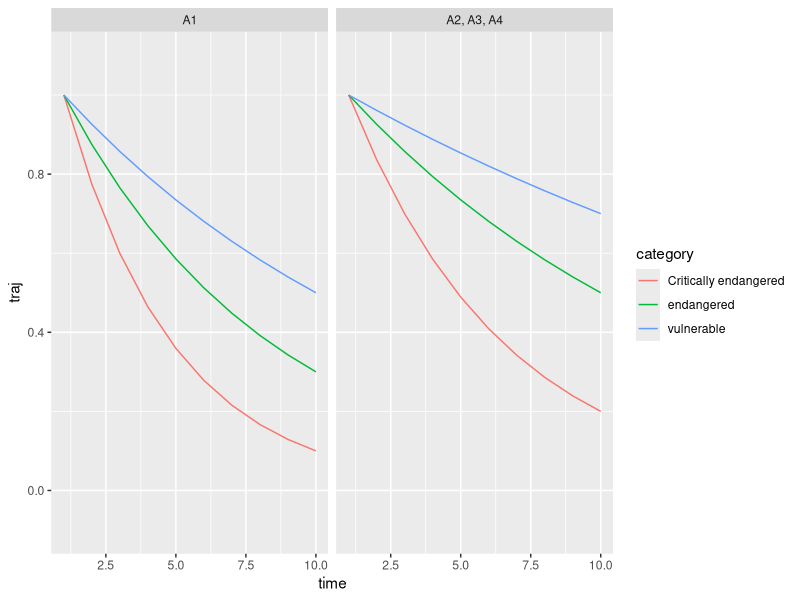
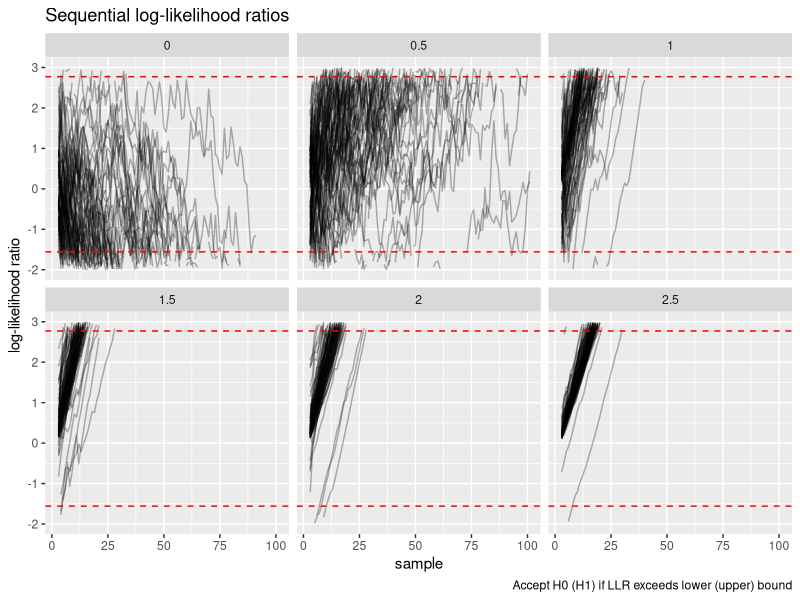
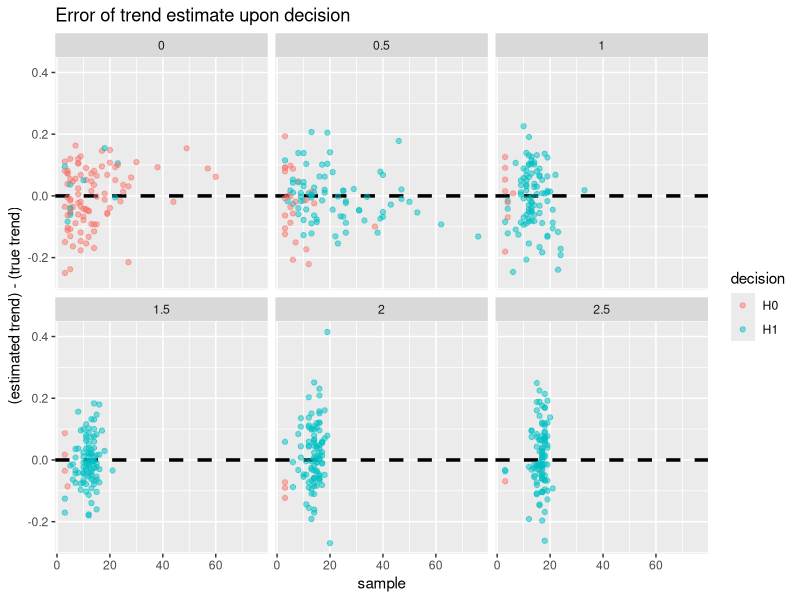
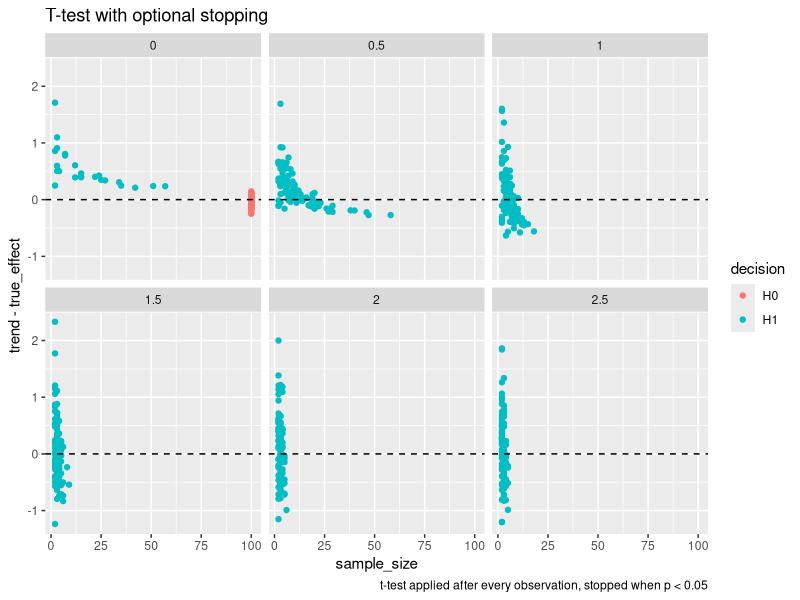
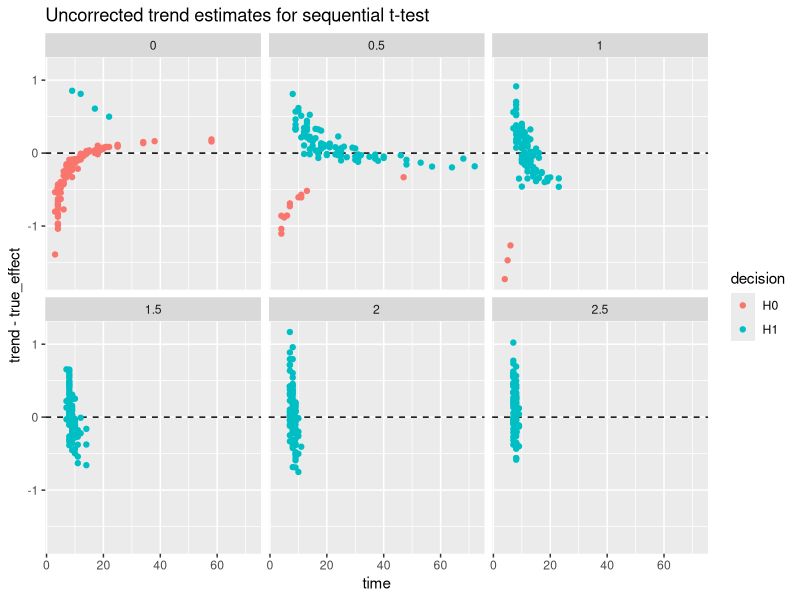
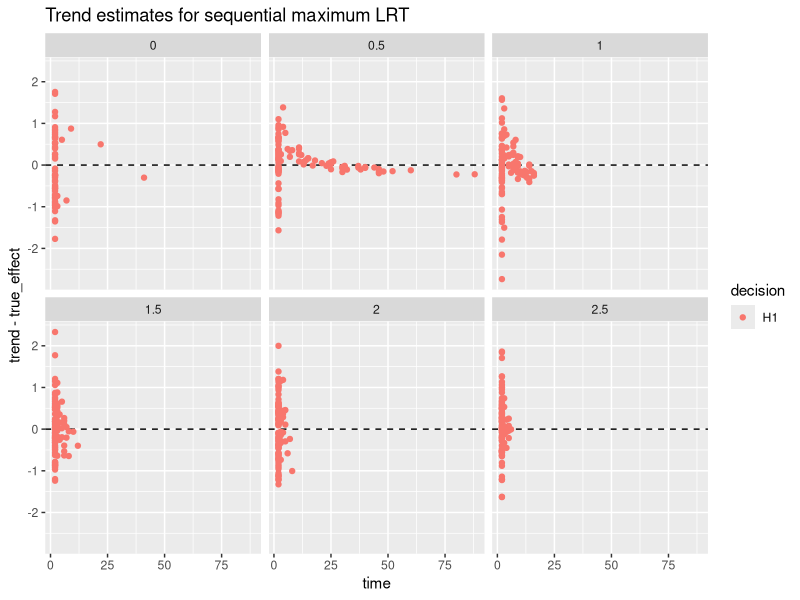

Reproduce these figures in R, in order. (Note: a time limit stopped this script after it produced the figures.)
## ---- chunk 1
knitr::opts_chunk$set(echo = TRUE)
library(tidyverse)
## ---- chunk 2
# https://nc.iucnredlist.org/redlist/content/attachment_files/summary_sheet_en_web.pdf
iucn_crit <- expand_grid(subcriteria = c("A1", "A2, A3, A4"),
                         category = c("Critically endangered", "endangered", "vulnerable")) %>%
  add_column(threshold = c(0.9, 0.7, 0.5, 0.8, 0.5, 0.3))


timespan = 9 # for decadal trend assuming initial population size at t = 0
# compute trend parameter to satisfy IUCN threshold
iucn_crit <- 
  iucn_crit %>%
  mutate(trend = log(1-threshold)/timespan
         ,linear_trend = -(1 - threshold) / timespan)

iucn_crit %>% 
  mutate(threshold = paste(threshold*100, "%")) %>%
  arrange(category) %>%
  knitr::kable(digits = 3, caption = "IUCN Red List criteria A",
               col.names = c("sub-criteria", "threat category", "10-year % decrease", "exp. trend (r)", "lin. trend (r)" ))
## ---- chunk 3
iucn_crit %>%
  rowwise() %>%
  mutate(traj = list(exp(trend*0:9))) %>%
  unnest(traj) %>%
  group_by(category, subcriteria) %>%
  mutate(time = row_number()) %>%
  ggplot() +
  geom_line(aes(x = time, y = traj, col = category)) +
  facet_wrap(~subcriteria) +
  ylim(-0.1,1.1)
## ---- chunk 4
run_stat <- function(x,
                     alternative = NA,
                     null = 0) {
  # add checks here
  
  # init vectors for statistics
  m_ <- vector("numeric", length = length(x))
  s_ <- sd_0 <- s_0 <- s2_mle <- sd_mle <- s2_ <- sd_ <- m_
  
  if (is.na(alternative)) { # if alternative hypothesis is one sided and composite
    # init value of mean is x1. All other init values are 0
    m_[1] <- x[1]
    
    # calculate running statistics
    for (i in 2:length(x)) {
      m_[i] <- m_[i - 1] + (x[i] - m_[i - 1]) / i
      s_[i]  <- s_[i - 1] + (x[i] - m_[i - 1]) * (x[i] - m_[i])
      s2_mle[i] <- s_[i] / (i)
      sd_mle[i] <- sqrt(s2_mle[i])
      s2_[i] <- s_[i] / (i - 1)
      sd_[i] <- sqrt(s2_[i])
      # under null that r = 0
      s_0[i] <- s_0[i - 1] + (x[i] - 0) * (x[i] - 0)
      sd_0[i] <- sqrt(s_0[i] / i)
    }    
    
  } else { # if alternative is point hypothesis
    m_[1] <- alternative
    # calculate running statistics
    for (i in 2:length(x)) {
      m_[i] <- alternative + (x[i] - alternative) / i
      s_[i]  <- s_[i - 1] + (x[i] - alternative) * (x[i] - alternative)
      s2_mle[i] <- s_[i] / (i)
      sd_mle[i] <- sqrt(s2_mle[i])
      #s2_[i] <- s_[i]/(i-1)
      #sd_[i] <- sqrt(s2_[i])
      # under null that r = 0
      s_0[i] <- s_0[i - 1] + (x[i] - null) * (x[i] - null)
      sd_0[i] <- sqrt(s_0[i] / i)
    }
  }
  # return: id = observation number, obs = observation value, mu_mle, sd_mle, sd_corrected
  return(tidyr::tibble(
    diff_1 = x,
    mu_mle = m_,
    sd_mle,
    #sd_corrected = sd_,
    sd_null = sd_0
  )) # %>% tibble::rowid_to_column(var = "id"))
  #return(tidyr::tibble(diff_1 = c(NA,x), mu_mle = c(NA,m_), sd_mle = c(NA,sd_mle), sd_corrected = c(NA,sd_) )) # %>% tibble::rowid_to_column(var = "id"))
}

# apply FUNC cumulatively when NA are present
# https://stackoverflow.com/questions/25576358/calculate-cumsum-while-ignoring-na-values/25576972
cumSkipNA <- function(x, FUNC)
{
  d <- deparse(substitute(FUNC))
  funs <- c("max", "min", "prod", "sum")
  stopifnot(is.vector(x), is.numeric(x), d %in% funs)
  FUNC <- match.fun(paste0("cum", d))
  x[!is.na(x)] <- FUNC(x[!is.na(x)])
  x
}

## ---- chunk 5
seq_test <- function(diffs, min_effect = NA, true_effect = NA, type1, type2) {
  
  # run sequential test on first differences
  out <-
    run_stat(diffs, alternative = min_effect, null = 0) %>% # compute running mean and standard deviation
    mutate(loglik_alt = dnorm(x = diff_1, mean = min_effect,#max(c(min_effect, mu_mle), na.rm = TRUE) , 
                              sd = sd_mle, log = TRUE),   # loglik of difference under alternative
           loglik_null = dnorm(x = diff_1, mean = 0, sd = sd_null, log = TRUE)) %>%  # loglik of difference under null
    mutate(loglik_alt = ifelse(is.infinite(loglik_alt), NA, loglik_alt), # remove inital NA value of each log likelihood
           loglik_null = ifelse(is.infinite(loglik_null), NA, loglik_null)) %>%
    mutate(llr = cumSkipNA(loglik_alt, sum) - cumSkipNA(loglik_null, sum)) %>% # get loglikelikhood ratio
    mutate(upper = log( (1-type2) / type1), # compute wald decision boundaries
           lower = log( type2 / (1 - type1))) %>%
    mutate(decision = case_when(llr <= upper & llr >= lower ~ "?", # get decision
                                llr > upper ~ "H1",
                                llr < lower ~ "H0")) %>%
    # add other info
    mutate(time = row_number() + 1, # define timepoints
           true_effect = true_effect,
           min_effect = min_effect,
           type1 = type1,
           type2 = type2) 
  return(out)
}

get_decision <- function(data) {
    
    # get time of decision
    out <- data %>% 
      filter(decision != "?") %>% 
      arrange(time) %>%
      slice(1) %>%
      select(time, decision, min_effect, true_effect, type1, type2)
    # get naive trend estimate
    out$trend <- data %>% pull(diff_1) %>% mean(na.rm = TRUE)
    return(out)
}

## ---- chunk 6
set.seed(123)

# set params
nreplicates <- 100
effect_size <- seq(0, by = 0.5, length.out = 6)
d_true_vec <- rep(effect_size, each = nreplicates)
d_relevant <- 0.5
d_relevant_vec <- rep(d_relevant, length = length(d_true_vec))
tmax <- 100

# simulate differences
diff_list <- lapply(seq_along(d_true_vec), function(x) rnorm(n = tmax, mean = d_true_vec[x], sd = 1))

# get result of naive sequential test
# simple null and simple alternative
seq_test_list <-
  lapply(seq_along(d_true_vec), function(x)
       seq_test(diff_list[[x]], min_effect = d_relevant_vec[x], true_effect = d_true_vec[x], 
                type1 = 0.05, type2 = 0.2))

# get decision, sample size, and trend estimate
# simple null and alternative
seq_result_df <-
  lapply(seq_test_list, function(x) get_decision(x)) %>%
  bind_rows()
## ---- chunk 7
seq_result_df %>%
  group_by(min_effect, true_effect) %>%
  summarise(accept = sum(decision == "H0")/nreplicates,
            reject = sum(decision == "H1")/nreplicates,
            no_decision = 1 - accept - reject,
            asn = ceiling(mean(time)),
            trend = mean(trend)) %>%
  knitr::kable(digits = 2)
## ---- chunk 8
seq_test_df <- seq_test_list %>% bind_rows(.id = "sim")

seq_test_df %>%
  group_by(sim) %>%
  mutate(time = row_number() + 1) %>%
  ggplot() +
  geom_line(aes(x = time, y = llr, group = sim), alpha = 0.3) +
  geom_hline(aes(yintercept = upper), linetype = "dashed", col = "red") +
  geom_hline(aes(yintercept = lower), linetype = "dashed", col = "red") +
  facet_wrap(~true_effect) +
  ylim(-2, 3) +
  labs(title = "Sequential log-likelihood ratios",
       caption = "Accept H0 (H1) if LLR exceeds lower (upper) bound",
       y = "log-likelihood ratio",
       x = "sample")
## ---- chunk 9
seq_result_df %>%
  mutate(error = trend - true_effect) %>%
  ggplot() +
  geom_hline(yintercept = 0, linetype = "dashed", size = 1.2) +
  geom_point(aes(x = time, y = error, col = decision), alpha = 0.5) +
  facet_wrap(~true_effect) +
  labs(title = "Error of trend estimate upon decision",
       x = "sample",
       y = "(estimated trend) - (true trend)")
## ---- chunk 10
# fixed sample size effect size for one sided t-test
# assume sd is known
tibble(effect_size = effect_size[effect_size > 0]) %>%
  rowwise() %>%
  mutate(sample_size =  power.t.test(delta = effect_size, sd = 1, sig.level = 0.05, power = 0.8, 
                                     type = "one.sample", alternative = "one.sided")$n,
         sample_size = ceiling(sample_size)) %>%
  # rowwise() %>%
  # mutate(sample_size = power_t$n)
  knitr::kable()
## ---- chunk 11
# initialize list to store results
ttest_list <- vector("list", length = length(diff_list))

# for each time series, apply the one sided t-test after every observation
# stop and make decision at first time p < 0.05
# return a list containing t.test object
for (tseries in seq_along(diff_list)) {
  
  for (samp in 2:tmax) {
    # calc t test repeatedly as data "accumulates"
    ttest_list[[tseries]] <- t.test(diff_list[[tseries]][1:samp], alternative = "greater", conf.level = 0.95)
    
    # stop if p-value < 0.05
    if (ttest_list[[tseries]]$p.value < 0.05) break
  }
}

# make a df from the list of t.test objects
unlisted <- unlist(ttest_list)
rep_t_df <- tibble(true_effect = d_true_vec
      ,p = unlisted[names(unlisted) == "p.value"] %>% as.numeric()
      , sample_size = unlisted[names(unlisted) == "parameter.df"] %>% as.numeric() + 1
      , trend = unlisted[names(unlisted) == "estimate.mean of x"] %>% as.numeric() 
      , stderr = unlisted[names(unlisted) == "stderr"] %>% as.numeric() ) %>%
  mutate(decision = ifelse(p < 0.05, "H1", "H0"))

## ---- chunk 12
rep_t_df %>%
  ggplot() +
  geom_point(aes(x = sample_size, y = trend - true_effect, col = decision)) +
  geom_hline(yintercept = 0, linetype = "dashed") +
  facet_wrap(~true_effect) +
  labs(title = "T-test with optional stopping",
       caption = "t-test applied after every observation, stopped when p < 0.05")
## ---- chunk 13
rep_t_df %>%
  group_by(true_effect) %>%
  summarise(accept = sum(decision == "H0")/n(),
            reject = sum(decision == "H1")/n(),
            asn = ceiling(mean(sample_size)),
            estimate = mean(trend)) %>%
  knitr::kable(digits = 2)
## ---- chunk 14
# x <- diff_list[[1]]
d <- d_relevant
type1 <- 0.05
type2 <- 0.2
upper <- log( (1-type2) / type1)
lower <- log( type2 / (1 - type1))

# initialize list to store results for each timeseries
ts_list <- vector("list", length = length(diff_list))

# initialize vectors to store likelihood and decision
llr_vec <- estimate_vec <- stderr_vec <- vector("numeric", length = tmax)
decision_vec <- vector("character", length = tmax)

for (tseries in seq_along(diff_list)) {
  for (samp in 2:tmax) {
    # calc t test repeatedly as data "accumulates"
    current_t <- t.test(diff_list[[tseries]][1:samp], alternative = "greater")
    ncp <- d * sqrt(samp)
    llr_vec[samp] <- dt(current_t$statistic, df = (samp - 1), ncp = ncp, log = TRUE) - 
               dt(current_t$statistic, df = (samp - 1), log = TRUE)
    
    # stop if llr outside of continuation region
    decision_vec[samp] <- case_when(llr_vec[samp] <= upper & llr_vec[samp] >= lower ~ "?", # get decision
                                llr_vec[samp] > upper ~ "H1",
                                llr_vec[samp] < lower ~ "H0")
    
    # grab updated trend estimate and standard error after every new observation
    estimate_vec[samp] <- current_t$estimate
    stderr_vec[samp] <- current_t$stderr
}
ts_list[[tseries]] <- tibble(x = diff_list[[tseries]], 
                             true_effect = d_true_vec[tseries],
                             relevant_effect = d,
                             llr = llr_vec, 
                             decision = decision_vec,
                             trend = estimate_vec,
                             stderr = stderr_vec) 
}

seq_t_df <- bind_rows(ts_list, .id = "sim") %>% mutate(sim = as.numeric(sim))

## ---- chunk 15
# get df of rows where first decision is made
seq_t_result <- 
  seq_t_df %>%
  group_by(sim) %>%
  mutate(time = row_number()) %>%
  filter(decision == "H0" | decision == "H1") %>%
  slice(1)

# get operating characteristics of test
seq_t_result %>%  
  group_by(true_effect) %>%
  summarise(accept = sum(decision == "H0")/nreplicates,
            reject = sum(decision == "H1")/nreplicates,
            no_decision = 1 - accept - reject,
            asn = ceiling(mean(time)),
            trend = mean(trend)) %>%
  knitr::kable(digits = 2)
## ---- chunk 16
seq_t_result %>%
  ggplot() +
  geom_hline(yintercept = 0, linetype = "dashed") +
  geom_point(aes(x = time, y = trend - true_effect, col = decision)) +
  facet_wrap(~true_effect) +
  labs(title = "Uncorrected trend estimates for sequential t-test")
## ---- chunk 17
type1 <- 0.05
type2 <- 0.2
upper <- log( (1-type2) / type1)
lower <- log( type2 / (1 - type1))

seq_ml_test_list <- vector("list", length = length(diff_list))

for (tseries in seq_along(diff_list)) {
  # get sequential ml estimates for current time series
  x <- diff_list[[tseries]]
  seq_mle <- run_stat(x)
  mu_vec <- seq_mle$mu_mle
  sd_mle_vec <- seq_mle$sd_mle
  sd_null_vec <- seq_mle$sd_null
  
  # initialize vectors to store LLR and decision
llr_vec <- vector("numeric", length = length(x))
decision_vec <- vector("numeric", length = length(x))
for (samp in 2:length(x)) {
  # compute log-likelihood ratio for observations 1:samp
  llr_vec[samp] <- sum(dnorm(x[1:samp], mean = mu_vec[samp], sd = sd_mle_vec[samp], log = TRUE)) -
                    sum(dnorm(x[1:samp], mean = 0, sd = sd_null_vec[samp], log = TRUE))
  # stop if llr outside of continuation region
    decision_vec[samp] <- case_when(llr_vec[samp] <= upper & llr_vec[samp] >= lower ~ "?", # get decision
                                llr_vec[samp] > upper ~ "H1",
                                llr_vec[samp] < lower ~ "H0")
  }
seq_ml_test_list[[tseries]] <- tibble(x = x, 
                             true_effect = d_true_vec[tseries],
                             llr = llr_vec, 
                             decision = decision_vec,
                             trend = mu_vec,
                             sd = sd_mle_vec) 
}

seq_ml_df <- bind_rows(seq_ml_test_list, .id = "sim") %>% mutate(sim = as.numeric(sim))

## ---- chunk 18
seq_ml_result <-
  seq_ml_df %>%
  group_by(sim) %>%
  mutate(time = row_number()) %>%
  filter(decision == "H0" | decision == "H1") %>%
  slice(1)

seq_ml_result %>%
  group_by(true_effect) %>%
  summarise(accept = sum(decision == "H0")/nreplicates,
            reject = sum(decision == "H1")/nreplicates,
            no_decision = 1 - accept - reject,
            asn = ceiling(mean(time)),
            trend = mean(trend)) %>%
  knitr::kable(digits = 2)
## ---- chunk 19
seq_ml_result %>%
  ggplot() +
  geom_hline(yintercept = 0, linetype = "dashed") +
  geom_point(aes(x = time, y = trend - true_effect, col = decision)) +
  facet_wrap(~true_effect) +
  labs(title = "Trend estimates for sequential maximum LRT")
## ---- chunk 20
knitr::knit_exit()
## ---- chunk 21
d <- 0.5
type1 <- 0.05
type2 <- 0.2
upper <- log( (1-type2) / type1)
lower <- log( type2 / (1 - type1))

seq_ml_test_list <- vector("list", length = length(diff_list))

for (tseries in seq_along(diff_list)) {
  # get sequential ml estimates for current time series
  x <- diff_list[[tseries]]
  seq_mle <- run_stat(x)
  mu_vec <- seq_mle$mu_mle
  sd_mle_vec <- seq_mle$sd_mle
  sd_null_vec <- seq_mle$sd_null
  
  # initialize vectors to store LLR and decision
llr_vec <- vector("numeric", length = length(x))
decision_vec <- vector("numeric", length = length(x))
for (samp in 2:length(x)) {
  # compute log-likelihood ratio for observations 1:samp
  llr_vec[samp] <- sum(dnorm(x[1:samp], mean = mu_vec[samp], sd = sd_mle_vec[samp], log = TRUE)) -
                    sum(dnorm(x[1:samp], mean = 0, sd = sd_null_vec[samp], log = TRUE))
  # stop if llr outside of continuation region
    decision_vec[samp] <- case_when(llr_vec[samp] <= upper & llr_vec[samp] >= lower ~ "?", # get decision
                                llr_vec[samp] > upper ~ "H1",
                                llr_vec[samp] < lower ~ "H0")
  }
seq_ml_test_list[[tseries]] <- tibble(x = x, 
                             true_effect = d_true_vec[tseries],
                             llr = llr_vec, 
                             decision = decision_vec,
                             trend = mu_vec,
                             sd = sd_mle_vec) 
}

seq_ml_df <- bind_rows(seq_ml_test_list, .id = "sim") %>% mutate(sim = as.numeric(sim))
